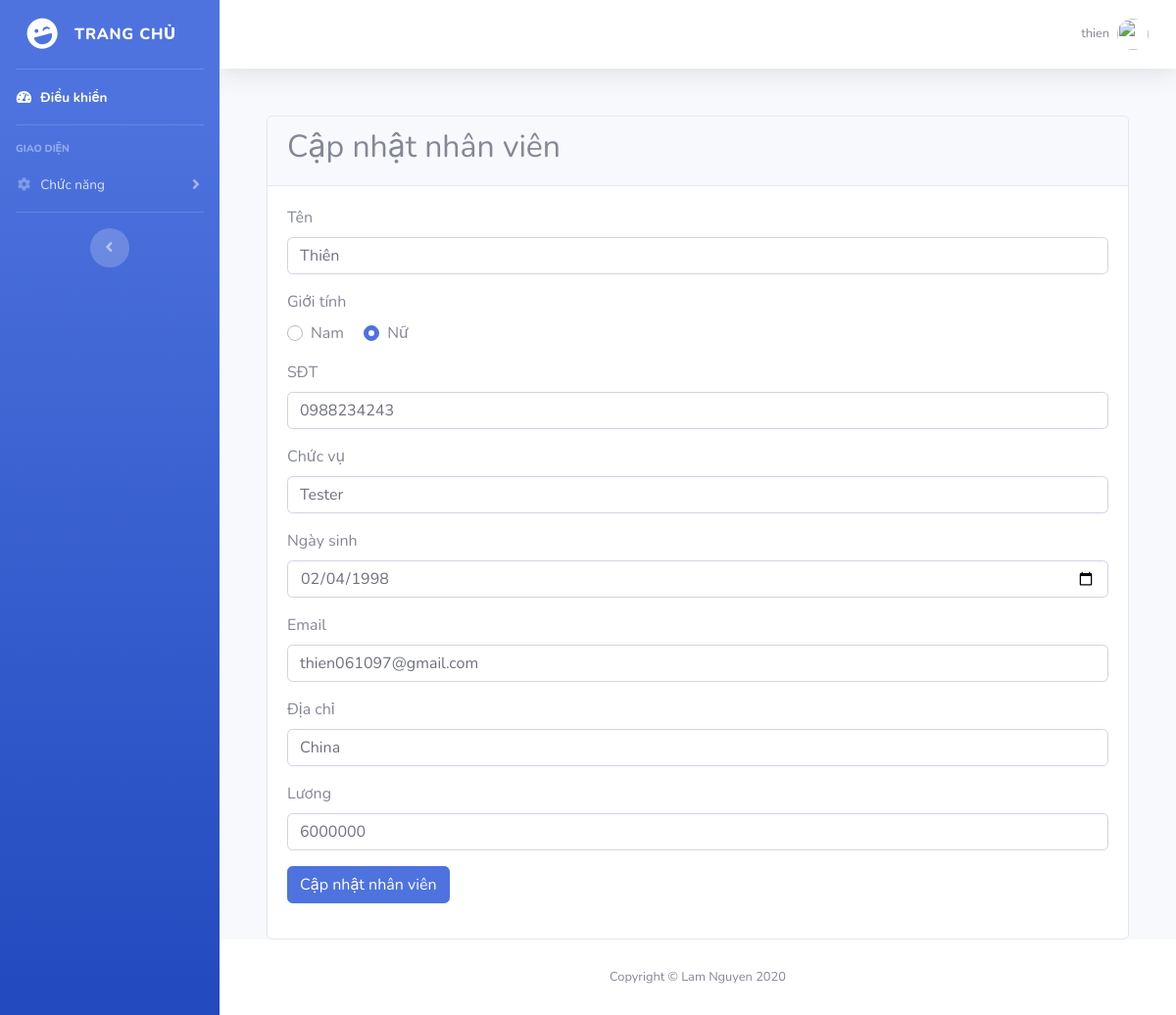
Screenshot of /update.php?id=4 (signed in) with the database file from the repository.
### tables this page shows
CREATE TABLE `employee` (
  `id` int(11) NOT NULL,
  `ten` varchar(50) NOT NULL,
  `gioi_tinh` varchar(6) NOT NULL,
  `sdt` varchar(15) NOT NULL,
  `chuc_vu` varchar(50) NOT NULL,
  `ngay_sinh` date NOT NULL,
  `email` varchar(50) NOT NULL,
  `dia_chi` varchar(11) NOT NULL,
  `luong` int(30) NOT NULL
);

### update.php (the view, shortened to what this page needs)
<?php
    require 'dbconfig.php';
    $id = $_GET['id'];
    $sql = 'SELECT * FROM employee WHERE id=:id';
    $statement = $conn->prepare($sql);
    $statement->execute([':id' => $id ]);
    $person = $statement->fetch(PDO::FETCH_OBJ);
?>
<?php
    include('includes/header.php');
    include('includes/navbar.php');
?>
<div class="container-fluid">
  <div class="card mt-5">
    <div class="card-header">
      <h2>Cập nhật nhân viên</h2>
    </div>
    <div class="card-body">
      <form method="post">
        <div class="form-group">
          <label for="ten">Tên</label>
          <input value="<?= $person->ten; ?>" type="text" name="ten" id="ten" class="form-control">
        </div>
        <div class="form-group">
          <label for="gioi_tinh">Giới tính</label>
            <?php if($person->gioi_tinh == 'nữ'): ?>
                <div class="custom-control custom-radio custom-control-inline">
                <label class="custom-control-label" for="customRadio">Nam</label>
                </div>
                <div class="custom-control custom-radio custom-control-inline">
                    <label class="custom-control-label" for="customRadio2">Nữ</label>
                </div>
            <?php endif; ?>
        </div>
        <div class="form-group">
          <label for="sdt">SĐT</label>
          <input type="text" value="<?= $person->sdt; ?>" name="sdt" id="sdt" class="form-control">
        </div>
        <div class="form-group">
          <label for="chuc_vu">Chức vụ</label>
          <input type="text" value="<?= $person->chuc_vu; ?>" name="chuc_vu" id="chuc_vu" class="form-control">
        </div>
        <div class="form-group">
          <label for="ngay_sinh">Ngày sinh</label>
          <input type="date" value="<?= $person->ngay_sinh; ?>" name="ngay_sinh" id="ngay_sinh" class="form-control">
        </div>
        <div class="form-group">
          <label for="email">Email</label>
          <input type="email" value="<?= $person->email; ?>" name="email" id="email" class="form-control">
        </div>
        <div class="form-group">
          <label for="dia_chi">Địa chỉ</label>
          <input type="text" value="<?= $person->dia_chi; ?>" name="dia_chi" id="dia_chi" class="form-control">
        </div>
        <div class="form-group">
          <label for="luong">Lương</label>
          <input type="text" value="<?= $person->luong; ?>" name="luong" id="luong" class="form-control">
        </div>
        <div class="form-group">
          <button type="submit" class="btn btn-primary">Cập nhật nhân viên</button>
        </div>
      </form>
    </div>
  </div>
<?php
  include('includes/footer.php');
?>

### rows the page displays
employee: ten "Thiên", sdt "0988234243", chuc_vu "Tester", ngay_sinh "02/04/1998", email "thien061097@gmail.com", dia_chi "China", luong "6000000"

### other values shown
$_SESSION['username'] "thien"
